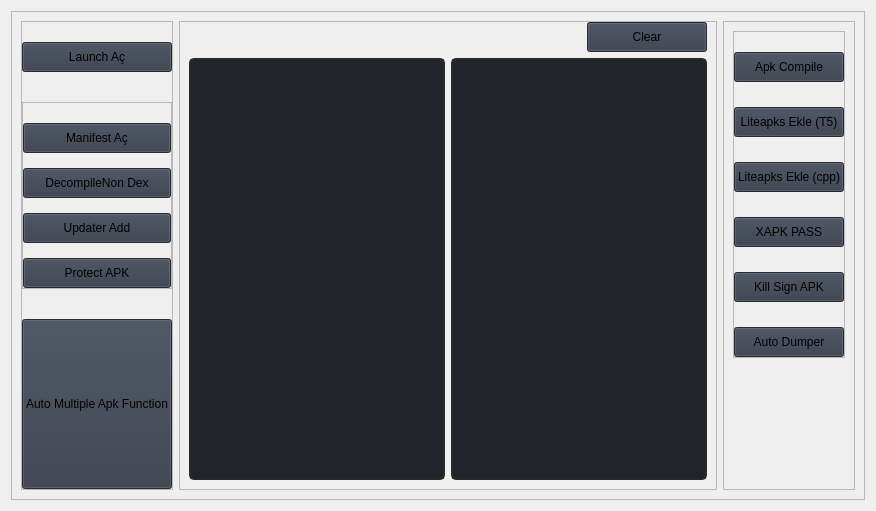
                     <widget class="QWidget" name="MenuCompilerPage">
                      <layout class="QVBoxLayout" name="verticalLayout_20">
                       <item>
                        <widget class="QFrame" name="frame_14">
                         <property name="frameShape">
                          <enum>QFrame::StyledPanel</enum>
                         </property>
                         <property name="frameShadow">
                          <enum>QFrame::Raised</enum>
                         </property>
                         <layout class="QHBoxLayout" name="horizontalLayout_15">
                          <item alignment="Qt::AlignTop">
                           <widget class="QFrame" name="frame_15">
                            <property name="maximumSize">
                             <size>
                              <width>220</width>
                              <height>16777215</height>
                             </size>
                            </property>
                            <property name="frameShape">
                             <enum>QFrame::StyledPanel</enum>
                            </property>
                            <property name="frameShadow">
                             <enum>QFrame::Raised</enum>
                            </property>
                            <layout class="QVBoxLayout" name="verticalLayout_26">
                             <property name="spacing">
                              <number>30</number>
                             </property>
                             <property name="leftMargin">
                              <number>0</number>
                             </property>
                             <property name="topMargin">
                              <number>20</number>
                             </property>
                             <property name="rightMargin">
                              <number>0</number>
                             </property>
                             <property name="bottomMargin">
                              <number>0</number>
                             </property>
                             <item>
                              <widget class="QPushButton" name="mainlaunch_add_button">
                               <property name="minimumSize">
                                <size>
                                 <width>0</width>
                                 <height>30</height>
                                </size>
                               </property>
                               <property name="styleSheet">
                                <string notr="true">background-color: rgb(52, 59, 72);</string>
                               </property>
                               <property name="text">
                                <string>Launch Aç</string>
                               </property>
                              </widget>
                             </item>
                             <item>
                              <widget class="QFrame" name="frame_18">
                               <property name="frameShape">
                                <enum>QFrame::StyledPanel</enum>
                               </property>
                               <property name="frameShadow">
                                <enum>QFrame::Raised</enum>
                               </property>
                               <layout class="QVBoxLayout" name="verticalLayout_28">
                                <property name="spacing">
                                 <number>15</number>
                                </property>
                                <property name="leftMargin">
                                 <number>0</number>
                                </property>
                                <property name="topMargin">
                                 <number>20</number>
                                </property>
                                <property name="rightMargin">
                                 <number>0</number>
                                </property>
                                <property name="bottomMargin">
                                 <number>0</number>
                                </property>
                                <item>
                                 <widget class="QPushButton" name="openmanifest_add_button">
                                  <property name="minimumSize">
                                   <size>
                                    <width>0</width>
                                    <height>30</height>
                                   </size>
                                  </property>
                                  <property name="styleSheet">
                                   <string notr="true">background-color: rgb(52, 59, 72);</string>
                                  </property>
                                  <property name="text">
                                   <string>Manifest Aç</string>
                                  </property>
                                 </widget>
                                </item>
                                <item>
                                 <widget class="QPushButton" name="decompilenondex_button">
                                  <property name="minimumSize">
                                   <size>
                                    <width>0</width>
                                    <height>30</height>
                                   </size>
                                  </property>
                                  <property name="styleSheet">
                                   <string notr="true">background-color: rgb(52, 59, 72);</string>
                                  </property>
                                  <property name="text">
                                   <string>DecompileNon Dex</string>
                                  </property>
                                 </widget>
                                </item>
                                <item>
                                 <widget class="QPushButton" name="updateradd_button">
                                  <property name="minimumSize">
                                   <size>
                                    <width>0</width>
                                    <height>30</height>
                                   </size>
                                  </property>
                                  <property name="styleSheet">
                                   <string notr="true">background-color: rgb(52, 59, 72);</string>
                                  </property>
                                  <property name="text">
                                   <string>Updater Add</string>
                                  </property>
                                 </widget>
                                </item>
                                <item>
                                 <widget class="QPushButton" name="protectapk_button">
                                  <property name="minimumSize">
                                   <size>
                                    <width>0</width>
                                    <height>30</height>
                                   </size>
                                  </property>
                                  <property name="styleSheet">
                                   <string notr="true">background-color: rgb(52, 59, 72);</string>
                                  </property>
                                  <property name="text">
                                   <string>Protect APK</string>
                                  </property>
                                 </widget>
                                </item>
                               </layout>
                              </widget>
                             </item>
                             <item>
                              <widget class="QPushButton" name="drop_buttonMenu">
                               <property name="minimumSize">
                                <size>
                                 <width>0</width>
                                 <height>170</height>
                                </size>
                               </property>
                               <property name="acceptDrops">
                                <bool>true</bool>
                               </property>
                               <property name="styleSheet">
                                <string notr="true">background-color: rgb(52, 59, 72);</string>
                               </property>
                               <property name="text">
                                <string>Auto Multiple Apk Function</string>
                               </property>
                              </widget>
                             </item>
                            </layout>
                           </widget>
                          </item>
                          <item>
                           <widget class="QFrame" name="frame_16">
                            <property name="frameShape">
                             <enum>QFrame::StyledPanel</enum>
                            </property>
                            <property name="frameShadow">
                             <enum>QFrame::Raised</enum>
                            </property>
                            <layout class="QGridLayout" name="gridLayout_6">
                             <property name="topMargin">
                              <number>0</number>
                             </property>
                             <item row="1" column="0">
                              <widget class="QTextEdit" name="log_text2">
                               <property name="styleSheet">
                                <string notr="true">QTextEdit { background-color: rgb(33, 37, 43); color: #ffc000; font-size: 12px; border-radius: 5px; border: 2px solid #292929; padding: 5px; } QTextEdit:focus { border: 2px solid #1e90ff; }</string>
                               </property>
                               <property name="readOnly">
                                <bool>true</bool>
                               </property>
                              </widget>
                             </item>
                             <item row="1" column="1">
                              <widget class="QTextEdit" name="log_text_2">
                               <property name="styleSheet">
                                <string notr="true">QTextEdit { background-color: rgb(33, 37, 43); color: #ffc000; font-size: 12px; border-radius: 5px; border: 2px solid #292929; padding: 5px; } QTextEdit:focus { border: 2px solid #1e90ff; }</string>
                               </property>
                               <property name="readOnly">
                                <bool>true</bool>
                               </property>
                              </widget>
                             </item>
                             <item row="0" column="1" alignment="Qt::AlignRight">
                              <widget class="QPushButton" name="clear_log_button_2">
                               <property name="minimumSize">
                                <size>
                                 <width>120</width>
                                 <height>30</height>
                                </size>
                               </property>
                               <property name="styleSheet">
                                <string notr="true">background-color: rgb(52, 59, 72);</string>
                               </property>
                               <property name="text">
                                <string>Clear</string>
                               </property>
                              </widget>
                             </item>
                            </layout>
                           </widget>
                          </item>
                          <item>
                           <widget class="QFrame" name="frame_17">
                            <property name="maximumSize">
                             <size>
                              <width>200</width>
                              <height>16777215</height>
                             </size>
                            </property>
                            <property name="frameShape">
                             <enum>QFrame::StyledPanel</enum>
                            </property>
                            <property name="frameShadow">
                             <enum>QFrame::Raised</enum>
                            </property>
                            <layout class="QVBoxLayout" name="verticalLayout_27">
                             <item alignment="Qt::AlignTop">
                              <widget class="QFrame" name="frame_19">
                               <property name="frameShape">
                                <enum>QFrame::StyledPanel</enum>
                               </property>
                               <property name="frameShadow">
                                <enum>QFrame::Raised</enum>
                               </property>
                               <layout class="QVBoxLayout" name="verticalLayout_29">
                                <property name="spacing">
                                 <number>25</number>
                                </property>
                                <property name="leftMargin">
                                 <number>0</number>
                                </property>
                                <property name="topMargin">
                                 <number>20</number>
                                </property>
                                <property name="rightMargin">
                                 <number>0</number>
                                </property>
                                <property name="bottomMargin">
                                 <number>0</number>
                                </property>
                                <item>
                                 <widget class="QPushButton" name="compile_apk_button">
                                  <property name="minimumSize">
                                   <size>
                                    <width>0</width>
                                    <height>30</height>
                                   </size>
                                  </property>
                                  <property name="styleSheet">
                                   <string notr="true">background-color: rgb(52, 59, 72);</string>
                                  </property>
                                  <property name="text">
                                   <string>Apk Compile</string>
                                  </property>
                                 </widget>
                                </item>
                                <item>
                                 <widget class="QPushButton" name="tfive_mod_button">
                                  <property name="minimumSize">
                                   <size>
                                    <width>0</width>
                                    <height>30</height>
                                   </size>
                                  </property>
                                  <property name="styleSheet">
                                   <string notr="true">background-color: rgb(52, 59, 72);</string>
                                  </property>
                                  <property name="text">
                                   <string>Liteapks Ekle (T5)</string>
                                  </property>
                                 </widget>
                                </item>
                                <item>
                                 <widget class="QPushButton" name="tfive2_mod_button">
                                  <property name="minimumSize">
                                   <size>
                                    <width>0</width>
                                    <height>30</height>
                                   </size>
                                  </property>
                                  <property name="styleSheet">
                                   <string notr="true">background-color: rgb(52, 59, 72);</string>
                                  </property>
                                  <property name="text">
                                   <string>Liteapks Ekle (cpp)</string>
                                  </property>
                                 </widget>
                                </item>
                                <item>
                                 <widget class="QPushButton" name="tfive23_mod_button">
                                  <property name="minimumSize">
                                   <size>
                                    <width>0</width>
                                    <height>30</height>
                                   </size>
                                  </property>
                                  <property name="styleSheet">
                                   <string notr="true">background-color: rgb(52, 59, 72);</string>
                                  </property>
                                  <property name="text">
                                   <string>XAPK PASS</string>
                                  </property>
                                 </widget>
                                </item>
                                <item>
                                 <widget class="QPushButton" name="signkill_button">
                                  <property name="minimumSize">
                                   <size>
                                    <width>0</width>
                                    <height>30</height>
                                   </size>
                                  </property>
                                  <property name="styleSheet">
                                   <string notr="true">background-color: rgb(52, 59, 72);</string>
                                  </property>
                                  <property name="text">
                                   <string>Kill Sign APK</string>
                                  </property>
                                 </widget>
                                </item>
                                <item>
                                 <widget class="QPushButton" name="autodump_button">
                                  <property name="minimumSize">
                                   <size>
                                    <width>0</width>
                                    <height>30</height>
                                   </size>
                                  </property>
                                  <property name="styleSheet">
                                   <string notr="true">background-color: rgb(52, 59, 72);</string>
                                  </property>
                                  <property name="text">
                                   <string>Auto Dumper</string>
                                  </property>
                                 </widget>
                                </item>
                               </layout>
                              </widget>
                             </item>
                            </layout>
                           </widget>
                          </item>
                         </layout>
                        </widget>
                       </item>
                      </layout>
                     </widget>
